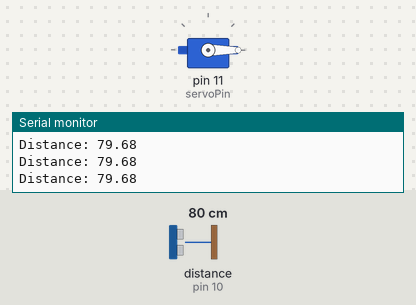
Bench run of a sketch on a simulated Arduino Uno, built with avr-gcc and run on an emulated ATmega328P. Shown: servo, the last lines printed to the serial monitor. Wiring (inferred from the names in the program): ultrasonic range finder: trigger pin 9; echo pin 10. The test bench sets the inputs (shaded band); at power-on: distance to the obstacle (sensor on pin 10) 80 cm. The echo pulse lasts 58.3 µs per cm.

Above: at 1.2 s.
1.3 s: distance to the obstacle (sensor on pin 10) set to 55 cm
4.3 s: distance to the obstacle (sensor on pin 10) set to 45 cm
At 4.55 s:
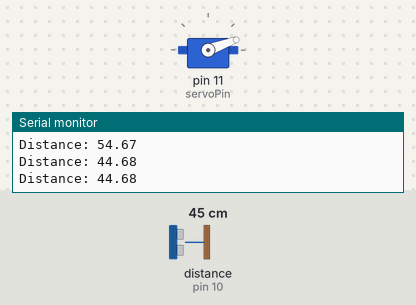
7.3 s: distance to the obstacle (sensor on pin 10) set to 60 cm
At 8.3 s:
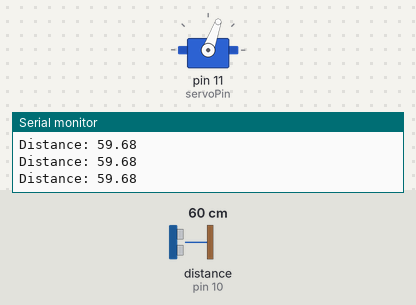
8.8 s: distance to the obstacle (sensor on pin 10) set to 4 cm
At 9.01 s:
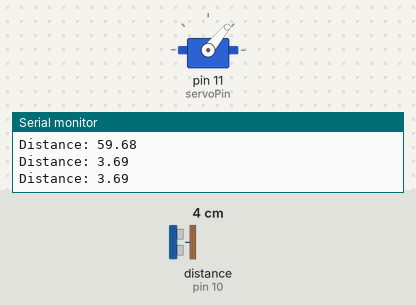
Timing chart, 0 to 12.8 s (numbered marks = the images above; inputs shaded):
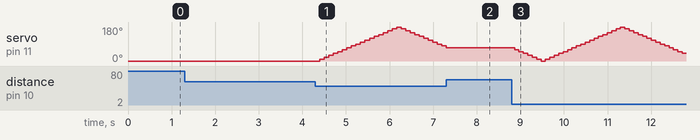

The sketch:

code.ino
```cpp
// created by Elliott Roach
// created on mar 2026
// This is a sonar distance sensors and moves a servo if under 50 cm.

#include <Servo.h>

const int pinTrig = 9;
const int pinEcho = 10;
float duration;
float distance;
Servo servoPin;
int servoLocation = 0;
int diffrence = 1;

void setup() {
    // initializing pins
    pinMode(pinTrig, OUTPUT);
    pinMode(pinEcho, INPUT);
    Serial.begin(9600);
    servoPin.attach(11);
    servoPin.write(0);
}


void loop() {
    // this gets the distance forever

    digitalWrite(pinTrig, LOW);
    delayMicroseconds(2);
    digitalWrite(pinTrig, HIGH);
    delayMicroseconds(10);
    digitalWrite(pinTrig, LOW);

    // calculating and printing
    duration = pulseIn(pinEcho, HIGH);
    distance = (duration*.0343)/2;
    Serial.print("Distance: ");
    Serial.println(distance);
    if (distance < 50) {

        if (servoLocation == 180) {
            diffrence = -10;
        } else if (servoLocation == 0) {
            diffrence = 10;
        }
        servoLocation = servoLocation + diffrence;
        servoPin.write(servoLocation);
    }
    delay(100);
}
```

Measured:
- the behaviour switches between 51 and 50 cm on distance to the obstacle (sensor on pin 10) (found by bisection; images 0 and 1)
- after the input at 4.3 s, servo on pin 11 (servoPin): rises from 0° to 180° in 1.8 s, then falls to 80° in 1.0 s
- after the input at 7.3 s, servo on pin 11 (servoPin): goes on until 7.3 s, then stays 70°
- after the input at 8.8 s, servo on pin 11 (servoPin): 70° → 60° after 0.07 s, → 50° 0.10 s later, → 40° 0.10 s later, → 30° 0.10 s later, … (39 changes in this stretch)
